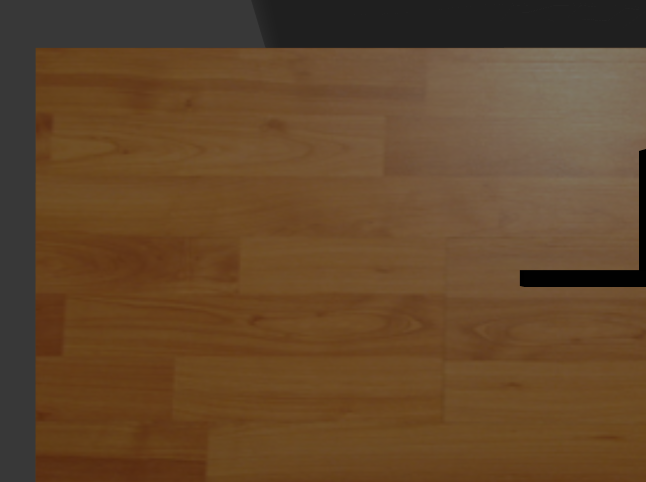
//> input picture imgB.png, 1292 x 964 px (shown at 1/2 size)
$ ./imgRec_v3   (built with g++ and OpenCV 4)
//> lines starting //> are read from the running program, lines starting //| are printed output that depends on the picture; after the words box and inside, x2 and y2 are one past the last pixel; in counts of white or black regions, pixels touching at a corner belong together
#include<opencv2/imgproc.hpp>
#include<opencv2/highgui.hpp>
#include<iostream>

using namespace cv;
using namespace std;

//g++ -ggdb imgRec_v3.cpp -o imgRec `pkg-config --cflags --libs opencv`

void normalizeAndCompare(vector<Mat> templates, vector<Mat> samples);

int main(){

    //Read input image in gray scale
    //Mat image = imread("depthcam.png", IMREAD_GRAYSCALE);
    //Mat image = imread("imgF.jpg", IMREAD_COLOR);

    Mat b = imread("imgB.png", IMREAD_COLOR);
//> b is the input picture: 964 rows x 1292 cols, CV_8UC3; mean B, G, R 43, 71, 99.3


    Mat frame, fgMask, diff_im, blurredImage, im_th, im_out, greyMat, image;

    frame = imread("imgP2.png", IMREAD_COLOR);
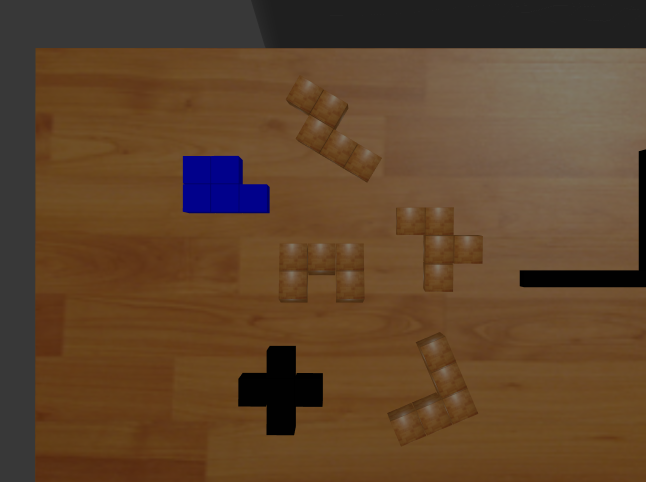
//> input picture imgP2.png, 1292 x 964 px (shown at 1/2 size)
//> frame is the input picture: 964 rows x 1292 cols, CV_8UC3; mean B, G, R 43.3, 68.5, 95.8


    bitwise_xor(b,frame,diff_im);


    //GaussianBlur( diff_im, blurredImage, Size( 15, 15 ), 1.0);
    medianBlur ( diff_im, blurredImage, 5 );

    threshold(diff_im, im_th, 5, 255, THRESH_BINARY);

    medianBlur ( im_th, blurredImage, 7 );

    cvtColor(blurredImage, greyMat, COLOR_BGR2GRAY);

    threshold(greyMat, image, 5, 255, THRESH_BINARY_INV);
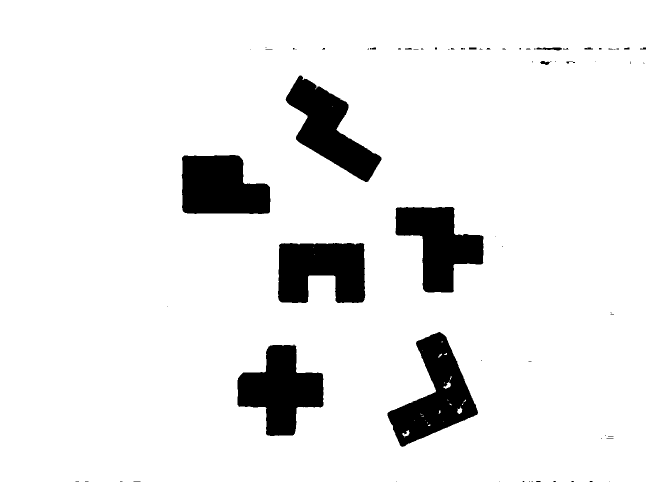
//> image: 964 rows x 1292 cols, CV_8UC1 (shown at 1/2 size); 91.5% white; 75 black regions (59 under 20 px), largest, box (x1, y1, x2, y2) and area: (775, 664, 956, 894) 18612, (475, 689, 647, 872) 18347, (556, 486, 731, 606) 17295

    Mat thresholdedImage;
    //Apply canny to the input image
    //Canny(image, thresholdedImage, 40, 70, 3);
    Canny(image, thresholdedImage, 20, 85, 5);
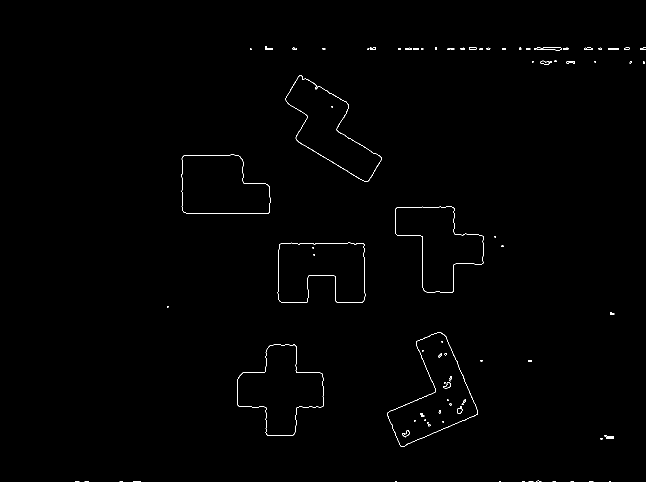
//> thresholdedImage: 964 rows x 1292 cols, CV_8UC1 (shown at 1/2 size); 0.45% white in thin lines or dots, all inside (x1, y1, x2, y2) = (150, 93, 1292, 964)

    //To store contours
    vector<vector<Point>> contours;

    //To store hierarchy(nestedness)
    vector<Vec4i> hierarchy;

    //Find contours
    //findContours(thresholdedImage, contours, hierarchy, RETR_TREE, CHAIN_APPROX_SIMPLE);
    findContours(thresholdedImage, contours, hierarchy, RETR_EXTERNAL, CHAIN_APPROX_SIMPLE, Point(0,0));
//> contours = 67 contours, 48 with area under 20; largest, box (x1, y1, x2, y2) and area: (774, 664, 956, 894) 19052, (474, 689, 647, 872) 18366, (555, 485, 731, 606) 17290, (363, 309, 541, 428) 17184, (790, 413, 967, 585) 16974

    //Output image to draw contours on
    Mat output;
    output = Mat::zeros( thresholdedImage.size(), CV_8UC3 );

    RNG rng(12345);

    double epsilon;
    for( size_t i = 0; i< contours.size(); i++ ){
        epsilon = 0.02*arcLength(contours[i], true);
        approxPolyDP(contours[i], contours[i], epsilon, true);
    }
//> this loop made 67 passes
//> epsilon on passes 1 to 12: 0.137, 0.325, 0.285, 0.285, 0.426, 0.177, 0.137, 0.137, 0.633, 0.273, 0.353, 0.353
//> after the loop, contours = 67 contours, 48 with area under 20; largest, box (x1, y1, x2, y2) and area: (775, 664, 956, 894) 17960, (474, 689, 647, 871) 17582, (792, 414, 967, 585) 16650, (558, 487, 728, 606) 16548, (363, 310, 540, 427) 16056

    // Load Templates
    vector<Mat> templates;
    templates.push_back(imread("F.png", IMREAD_COLOR));
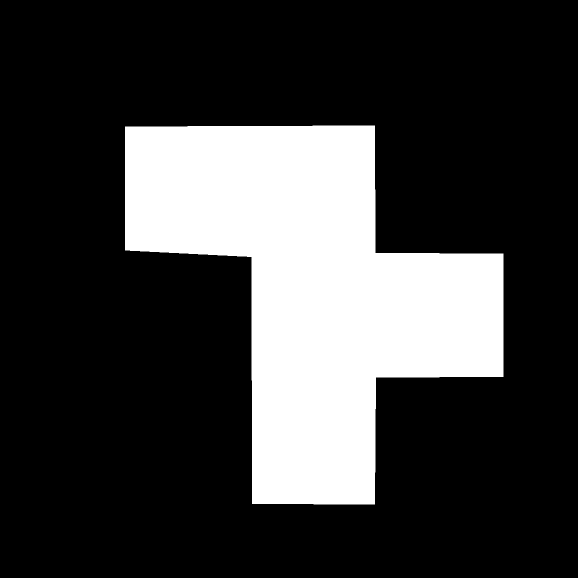
//> input picture F.png, 1155 x 1155 px (shown at 1/2 size)
//> templates[0] is the input picture: 1155 rows x 1155 cols, CV_8UC3; values 0 (black) and 183 (white), 23.6% white; 1 white region, box (x1, y1, x2, y2) and area: (250, 251, 1007, 1009) 315360
    templates.push_back(imread("L.png", IMREAD_COLOR));
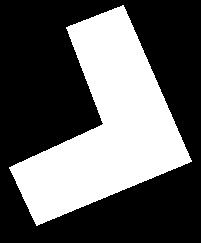
//> input picture L.png, 201 x 243 px
//> templates[1] is the input picture: 243 rows x 201 cols, CV_8UC3; values 0 (black) and 183 (white), 37% white; 1 white region, box (x1, y1, x2, y2) and area: (9, 5, 192, 226) 18077
    templates.push_back(imread("N.png", IMREAD_COLOR));
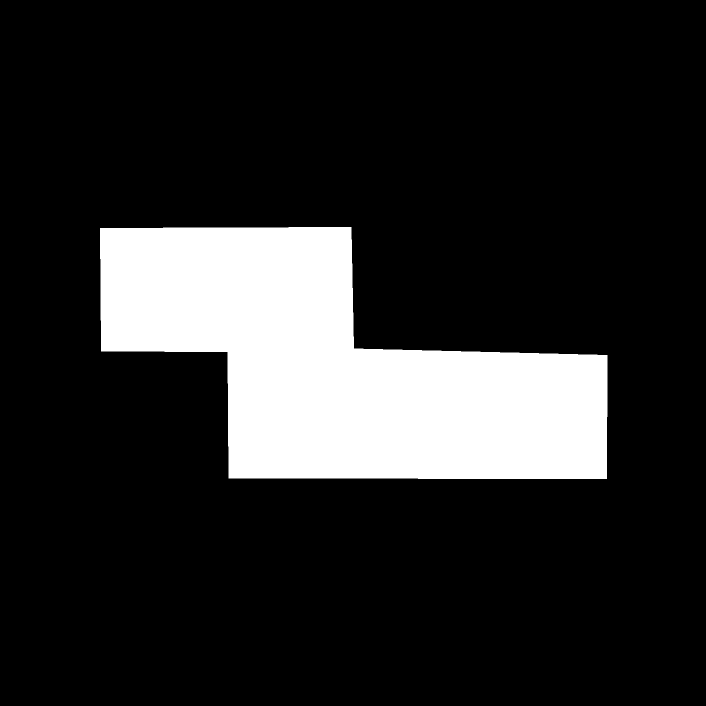
//> input picture N.png, 1412 x 1412 px (shown at 1/2 size)
//> templates[2] is the input picture: 1412 rows x 1412 cols, CV_8UC3; values 0 (black) and 183 (white), 16% white; 1 white region, box (x1, y1, x2, y2) and area: (200, 454, 1215, 958) 318039
    templates.push_back(imread("P.png", IMREAD_COLOR));
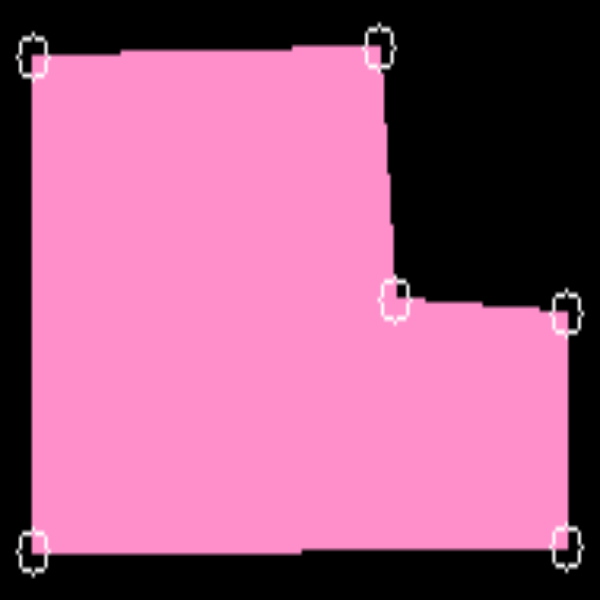
//> input picture P.png, 600 x 600 px
//> templates[3] is the input picture: 600 rows x 600 cols, CV_8UC3; mean B, G, R 127.3, 90.2, 158.8
    templates.push_back(imread("U.png", IMREAD_COLOR));
//> U.png cannot be read in this run, so this picture is empty
    templates.push_back(imread("X.png", IMREAD_COLOR));
//> X.png cannot be read in this run, so this picture is empty

    vector<Mat> res;
    Scalar color = Scalar( rng.uniform(0, 255), rng.uniform(0,255), rng.uniform(0,255) );
    for( size_t i = 0; i< contours.size(); i++ ){
        Mat t = Mat::zeros(thresholdedImage.size(), CV_8UC3);
        drawContours(t, contours, i, color, CV_FILLED);
        for (int j = 0; j < contours[i].size(); ++j){
            circle(t, contours[i][j], 5, Scalar(255,255,255));
        }
        Rect roi = boundingRect(contours[i]);
        roi.x = roi.x*0.99;
        roi.y = roi.y*0.99;
        roi.width = roi.width*1.1;
        roi.height = roi.height*1.1;
        Mat f(t,roi);
        resize(f,f,Size(600,600));
        res.push_back(f);
    }
//> this loop made 67 passes

    for( size_t i = 0; i< res.size(); i++ ){
        string name = "contours" + to_string(i) + ".png";
        imshow(name, res[i]);
        // imwrite(name, res[i]);
    }
//> this loop made 67 passes

    // [47 lines of commented-out code are left out]
    waitKey(0);


    //close all the opened windows
    destroyAllWindows();

    // imwrite("imgC2.jpg", output);

    return 0;
}


void normalizeAndCompare(vector<Mat> templates, vector<Mat> samples){
    double result;
    vector<String> names{"F", "L", "N", "P", "U", "X"};
    Mat tmp1, tmp2;

    for(size_t i = 0; i < templates.size(); i++){
        cout << names[i] << endl;
        cvtColor(templates[i], tmp1, COLOR_BGR2GRAY);
        for(size_t j = 0; j < samples.size(); j++){
            cvtColor(samples[j], tmp2, COLOR_BGR2GRAY);
            result = (matchShapes(tmp1, tmp2, 1, 0.0));
            imshow(to_string(j), samples[j]);
            cout << "Result " << j << ": " << result << endl;
        }
    }
}

void correctVertices(vector<vector<Point>> inputArr, vector<vector<Point>> outputArr){
    Point p;
    for(size_t i = 0; i < inputArr.size(); i++){
        // alinhar os pontos ajuda???
        // imagem direita para o match
    }

}
